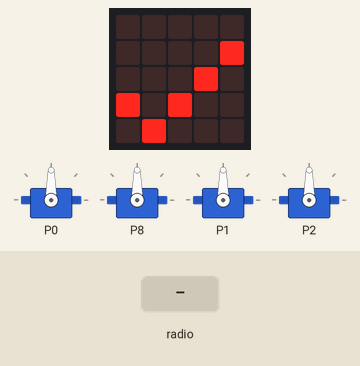
This program was run on a simulated BBC micro:bit running MicroPython. Shown: 4 × servo, the board's 5×5 LED display. The inputs (shaded band) are chosen by the test bench. Servo angles are drawn from the pulse width (0.5 ms = 0°, 2.5 ms = 180°).

Above: at 1.2 s.
1.3 s: radio message "P" arrives
At 2.4 s:
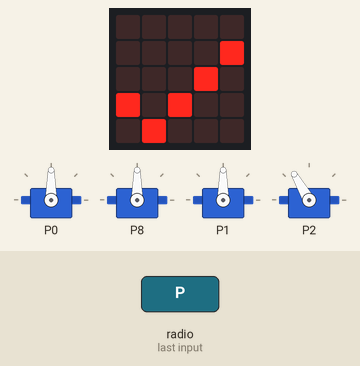
2.8 s: radio message "P" arrives
At 3.6 s:
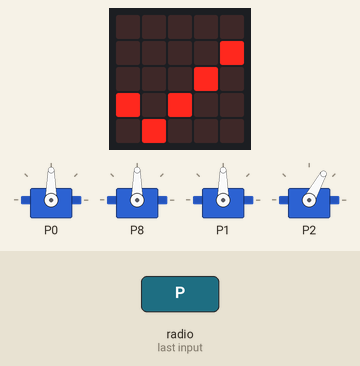
Timing chart, 0 to 5.8 s (numbered marks = the images above; inputs shaded):
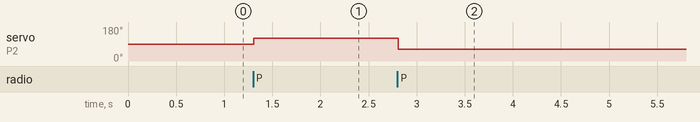

Measured:
- after the input at 1.3 s, servo on P2: 90° → 120° at once
- after the input at 2.8 s, servo on P2: 120° → 61° at once

The program:

T2_mearm_microbit_receptor.py
```python
# Codi de referencia del brac MeArm V1.1 - VERSIO MICRO:BIT
# RECEPTOR: la micro:bit del brac, endollada al Micro:shield. Rep les ordres
# del COMANDAMENT (T2_brac_microbit_comandament.py) i mou els 4 servos:
#   P0 base, P1 dret, P2 pinca, P8 esquerre (el servo nou del MeArm)
# ATENCIO: cal una micro:bit V2. La V1 no pot generar senyal de servo a 4
# pins alhora (en te prou per a 3).
# ATENCIO: servos amb alimentacio externa del Micro:shield, mai el 3V de la
# placa ni l'USB.
# En arrencar posa els 4 servos a 90 graus: serveix de "pas 0" de la guia.

from microbit import *
import radio

GRUP = 10   # el MATEIX numero que el comandament
PAS = 3     # graus que es mou el servo per cada ordre rebuda

# Limits d'angle segurs de cada servo (els que heu anotat al bloc D)
BASE_MIN, BASE_MAX = 0, 180
ESQUERRE_MIN, ESQUERRE_MAX = 40, 150
DRET_MIN, DRET_MAX = 40, 150
PINCA_TANCADA, PINCA_OBERTA = 60, 120


def angle_a_analog(angle):
    # Servo estandard: pols de 0.5 ms (0 graus) a 2.5 ms (180 graus)
    # sobre un periode de 20 ms -> valors analogics d'uns 26 a 128.
    return int(26 + (angle / 180) * 102)


def mou(pin, angle):
    pin.set_analog_period(20)
    pin.write_analog(angle_a_analog(angle))


def limita(valor, minim, maxim):
    # Mai fora del rang segur: un servo que forca el topall es crema
    return max(minim, min(valor, maxim))


radio.on()
radio.config(group=GRUP)

base = 90
esquerre = 90
dret = 90
pinca = 90
mou(pin0, base)
mou(pin8, esquerre)
mou(pin1, dret)
mou(pin2, pinca)
display.show(Image.YES)

while True:
    ordre = radio.receive()

    if ordre == "B+":
        base = limita(base + PAS, BASE_MIN, BASE_MAX)
        mou(pin0, base)
    elif ordre == "B-":
        base = limita(base - PAS, BASE_MIN, BASE_MAX)
        mou(pin0, base)
    elif ordre == "D+":
        dret = limita(dret + PAS, DRET_MIN, DRET_MAX)
        mou(pin1, dret)
    elif ordre == "D-":
        dret = limita(dret - PAS, DRET_MIN, DRET_MAX)
        mou(pin1, dret)
    elif ordre == "E+":
        esquerre = limita(esquerre + PAS, ESQUERRE_MIN, ESQUERRE_MAX)
        mou(pin8, esquerre)
    elif ordre == "E-":
        esquerre = limita(esquerre - PAS, ESQUERRE_MIN, ESQUERRE_MAX)
        mou(pin8, esquerre)
    elif ordre == "P":
        # Commutador: si esta oberta, la tanca; si no, l'obre
        if pinca == PINCA_OBERTA:
            pinca = PINCA_TANCADA
        else:
            pinca = PINCA_OBERTA
        mou(pin2, pinca)

    sleep(10)
```
